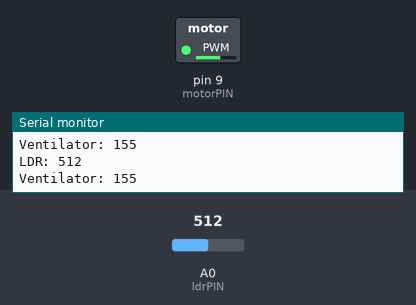
The sketch below on a simulated Arduino Uno, built with avr-gcc and run on an emulated ATmega328P. Shown: switched loads named in the sketch (green lamp = pin HIGH), the last lines printed to the serial monitor. The test bench sets the inputs (shaded band); at power-on: A0 (ldrPIN) = 512.

Above: at 1.2 s.
1.3 s: A0 (ldrPIN) set to 0
At 1.9 s:
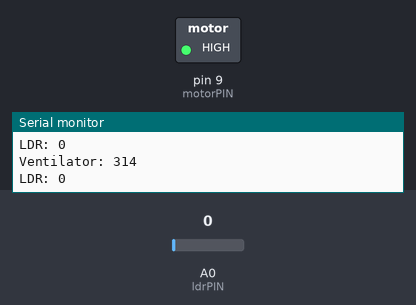
2.8 s: A0 (ldrPIN) set to 716
At 3.4 s:
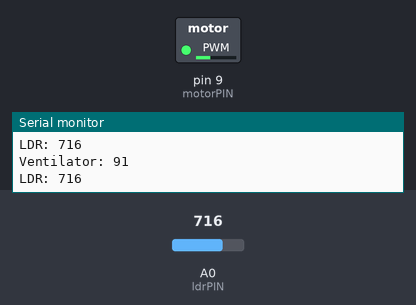
4.3 s: A0 (ldrPIN) set to 900
At 5.3 s:
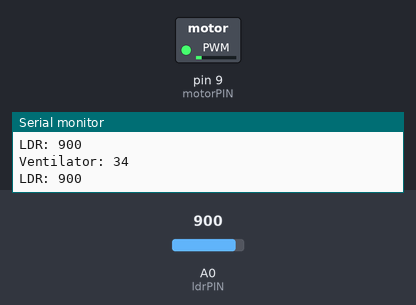
5.8 s: A0 (ldrPIN) set to 1023
At 7.0 s:
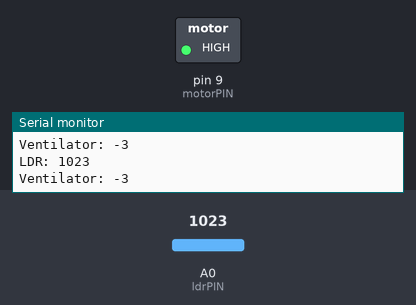
Timing chart, 0 to 8.8 s (numbered marks = the images above; inputs shaded):
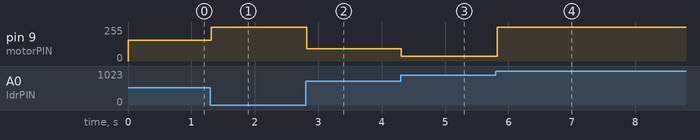

Measured:
- after the input at 1.3 s, pin 9 (motorPIN): 155/255 → 255/255 at once
- after the input at 2.8 s, pin 9 (motorPIN): 255/255 → 91/255 at once
- after the input at 4.3 s, pin 9 (motorPIN): 91/255 → 34/255 at once
- after the input at 5.8 s, pin 9 (motorPIN): 34/255 → 255/255 at once

The sketch:

kuehhaus_regelung.ino
```cpp
/*
* Name: Regelung Kühlhaus
* Autor: Lukas Bauer
* Datum: 07.12.2015
*/
int ldrPIN = A0;
int motorPIN = 9;
int ldrValue = 0;
int motorValue = 0;

void setup()
{
  pinMode(ldrPIN, INPUT);
  pinMode(motorPIN, OUTPUT);
  Serial.begin(9600);
}

void loop()
{
  ldrValue = analogRead(ldrPIN);
  motorValue = map(ldrValue, 1011, 191, 0, 255);
  analogWrite(motorPIN, motorValue);
  Serial.print("LDR: " );
  Serial.println(ldrValue);
  Serial.print("Ventilator: ");
  Serial.println(motorValue);
  delay(3);
}
```
